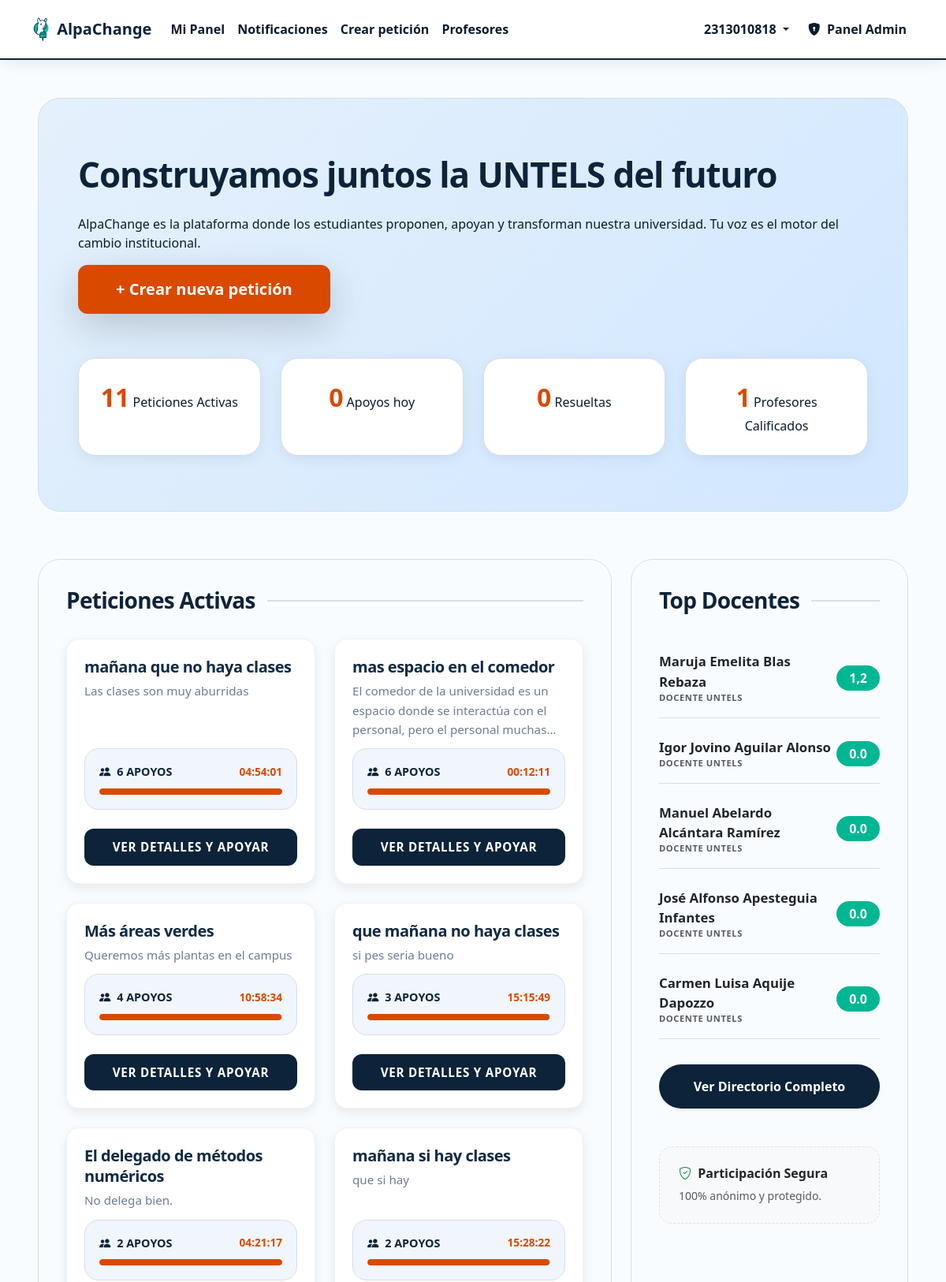
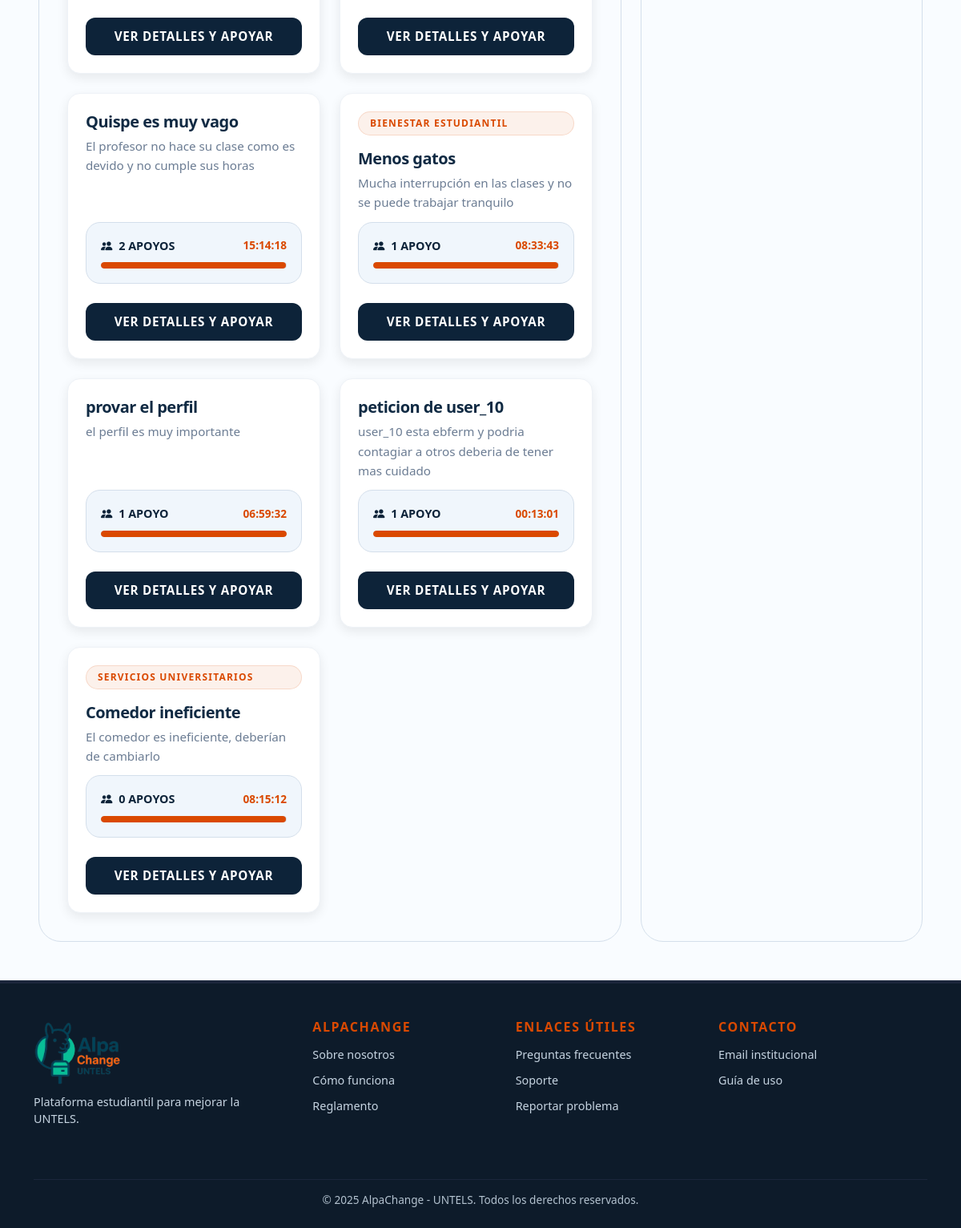
/petitions/ (signed in), run on the app's committed database (2 pictures, top to bottom).
### apps/accounts/models.py (models this page shows, shortened)
class UserProfile(models.Model):
    user = models.OneToOneField(User, on_delete=models.CASCADE)
    student_code = models.CharField(
        max_length=12,
        unique=True,
        null=True,
        blank=True,
        validators=[
            RegexValidator(
                regex=r'^\d{10}$',
                message='El código de estudiante debe tener exactamente 10 dígitos numéricos.',
                code='invalid_student_code'
            )
        ]
    )  # ej. 2313010818
    is_verified = models.BooleanField(default=False)
    show_real_name = models.BooleanField(default=False) # si quiere mostrar su nombre real
    comment_alias = models.CharField(max_length=50, blank=True, null=True)
    show_petitions = models.BooleanField(default=True)  # ¿mostrar peticiones en perfil?

### apps/petitions/models.py (models this page shows, shortened)
class Petition(models.Model):
    title = models.CharField(max_length=200)
    description = models.TextField()
    author = models.ForeignKey(User, on_delete=models.CASCADE)
    created_at = models.DateTimeField(default=timezone.now)
    votes = models.ManyToManyField(User, through='Vote', related_name='voted_petitions')
    is_active = models.BooleanField(default=True)
    archived_at = models.DateTimeField(null=True, blank=True)
    category = models.ForeignKey(
        Category,
        on_delete=models.SET_NULL,
        null=True,
        blank=True,
        related_name="petitions"
)
    followup_pdf = models.FileField(upload_to='followups/', null=True, blank=True)
    followup_notes = models.TextField(blank=True)

class Category(models.Model):
    name = models.CharField(max_length=50, unique=True)
    class Meta:
        ordering = ["name"]

### evaluations/models.py (models this page shows, shortened)
class Teacher(models.Model):
    first_name = models.CharField(max_length=100, verbose_name="Nombre")
    last_name = models.CharField(max_length=100, verbose_name="Apellido")
    department = models.CharField(max_length=100, verbose_name="Departamento/Área")
    created_at = models.DateTimeField(auto_now_add=True)
    @property
    def average_rating(self):
        reviews = self.review_set.all()
        if not reviews.exists():
            return 0
        avgs = reviews.aggregate(
            avg_teaching=Avg('score_teaching'),
            avg_punctuality=Avg('score_punctuality'),
            avg_respect=Avg('score_respect'),
            avg_knowledge=Avg('score_knowledge')
        )
        total_avg = (avgs['avg_teaching'] + avgs['avg_punctuality'] +
                     avgs['avg_respect'] + avgs['avg_knowledge']) / 4
        return round(total_avg, 1)
    class Meta:
        verbose_name = "Profesor"
        verbose_name_plural = "Profesores"

### apps/petitions/views.py (the view)
# urls.py: path('', views.petition_list, name='petition_list'),
def petition_list(request):
    petitions = Petition.objects.filter(is_active=True) \
        .annotate(vote_count_val=Count('votes')) \
        .order_by('-vote_count_val', '-created_at')
    petition_data = []
    for p in petitions:
        expires_at, _, remaining = get_expiration_info(p)
        petition_data.append({
            'petition': p,
            'vote_count': p.vote_count_val,
            'time_left': timedelta(seconds=remaining),
            'end_timestamp': int(expires_at.timestamp()) * 1000 if expires_at else 0
        })
    last_24h = timezone.now() - timedelta(days=1)
    total_votes_today = Vote.objects.filter(voted_at__gte=last_24h).count()
    approved_petitions = Petition.objects.filter(is_active=False).count()
    rated_teachers_count = Teacher.objects.filter(review__isnull=False).distinct().count()
    return render(request, 'petitions/list.html', {
        'petition_data': petition_data,
        'total_votes_today': total_votes_today,
        'approved_petitions': approved_petitions,
        'rated_teachers_count': rated_teachers_count,
    })

### templates/petitions/list.html (shortened to what this page needs)
{% extends 'base.html' %}
{% block hero %}
<div class="hero-section">
    <h1 class="hero-title">Construyamos juntos la UNTELS del futuro</h1>
    <p class="hero-text">
        AlpaChange es la plataforma donde los estudiantes proponen, apoyan y transforman
        nuestra universidad. Tu voz es el motor del cambio institucional.
    </p>
    <a href="{% url 'create_petition' %}" class="btn btn-primary btn-lg px-5 py-3 shadow-lg">
        + Crear nueva petición
    </a>
    <div class="hero-stats">
        <div class="hero-stat-box">
            <b>{{ petition_data|length }}</b>
            <span>Peticiones Activas</span>
        </div>
        <div class="hero-stat-box">
            <b>{{ total_votes_today }}</b>
            <span>Apoyos hoy</span>
        </div>
        <div class="hero-stat-box">
            <b>{{ approved_petitions }}</b>
            <span>Resueltas</span>
        </div>
        <div class="hero-stat-box">
            <b>{{ rated_teachers_count }}</b>
            <span>Profesores Calificados</span>
        </div>
    </div>
</div>
{% endblock %}
{% block content %}
<div class="content-capsule">
    <h2 class="section-header">Peticiones Activas</h2>
    <div class="row g-4">
        {% for item in petition_data %}
        <div class="col-md-12 col-xl-6">
            <div class="petition-card">
                {% if item.petition.category %}
                    <div class="petition-category">{{ item.petition.category.name }}</div>
                {% endif %}
                <h3 class="petition-title">{{ item.petition.title }}</h3>
                <p class="petition-desc">
                    {{ item.petition.description|truncatechars:140 }}
                </p>
                <div class="petition-meta-container">
                    <div class="meta-row">
                        <span class="apoyos-count">
                            <i class="bi bi-people-fill me-1"></i>
                            {{ item.vote_count }} APOYO{{ item.vote_count|pluralize|upper }}
                        </span>
                        <span class="timer-text" id="timer-{{ item.petition.id }}"
                              data-start="{{ item.petition.created_at|date:'c' }}"
                              data-end="{{ item.end_timestamp }}">
                        </span>
                    </div>
                    <div class="progress">
                        <div id="progress-{{ item.petition.id }}"
                             class="progress-bar"
                             role="progressbar"
                             style="width: 0%;">
                        </div>
                    </div>
                </div>
                <a href="{% url 'petition_detail' item.petition.id %}" class="petition-btn">
                    Ver detalles y apoyar
                </a>
            </div>
        </div>
        {% empty %}
        <div class="col-12 text-center py-5">
            <p class="text-muted">No hay peticiones activas.</p>
        </div>
        {% endfor %}
    </div>
</div>
{% endblock %}
{% block sidebar %}
<div class="content-capsule">
    <h2 class="section-header">Top Docentes</h2>
    <div class="list-group list-group-flush bg-transparent">
        {% for teacher in top_teachers %}
            <a href="{% url 'teacher_detail' teacher.id %}" class="list-group-item list-group-item-action bg-transparent border-0 px-0 py-3 mb-2" style="border-bottom: 1px solid var(--border-subtle) !important;">
                <div class="d-flex justify-content-between align-items-center">
                    <div>
                        <div class="fw-bold text-dark" style="font-size: 1.05rem;">{{ teacher.first_name }} {{ teacher.last_name }}</div>
                        <small class="text-muted d-block fw-bold text-uppercase" style="font-size: 0.7rem; letter-spacing: 0.05em;">{{ teacher.department }}</small>
                    </div>
                    <div class="text-end">
                        <span class="badge rounded-pill px-3 py-2" style="background-color: var(--brand-success); font-size: 1rem; font-weight: 800;">
                            {{ teacher.average_rating|default:"0.0" }}
                        </span>
                    </div>
                </div>
            </a>
        {% endfor %}
    </div>
    <div class="mt-4">
        <a href="{% url 'teacher_list' %}" class="btn btn-primary w-100 rounded-pill fw-bold py-3 shadow-sm" style="background-color: var(--brand-primary); border: none;">
            Ver Directorio Completo
        </a>
    </div>
    <div class="mt-5 p-4 bg-light rounded-4 small text-muted border" style="border-style: dashed !important;">
        <h6 class="fw-bold text-dark mb-2"><i class="bi bi-shield-check text-success me-1"></i> Participación Segura</h6>
        100% anónimo y protegido.
    </div>
</div>
{% endblock %}

### templates/base.html (shortened to what this page needs)
<!DOCTYPE html>
<html lang="es">
{% load static %}
<head >
    <link href="https://cdn.jsdelivr.net/npm/bootstrap@5.3.2/dist/css/bootstrap.min.css" rel="stylesheet">
    <link rel="stylesheet" href="https://cdn.jsdelivr.net/npm/bootstrap-icons@1.10.5/font/bootstrap-icons.css">
</head>
<body>
{% load static %}
{% load media_filters %}
<nav class="navbar navbar-expand-lg">
    <div class="container">
        <a class="navbar-brand d-flex align-items-center" href="{% url 'petition_list' %}">
            <img src="{% static 'favicon_v2.png' %}" alt="Logo" class="navbar-logo">
            <span>AlpaChange</span>
        </a>
        <div class="collapse navbar-collapse" id="navbarNav">
            <ul class="navbar-nav me-auto">
                {% if user.is_authenticated %}
                    <li class="nav-item"><a class="nav-link" href="{% url 'dashboard' %}">Mi Panel</a></li>
                    <li class="nav-item">
                        <a class="nav-link" href="{% url 'notifications' %}">
                            Notificaciones
                        </a>
                    </li>
                    <li class="nav-item">
                        <a class="nav-link" href="{% url 'create_petition' %}">Crear petición</a>
                    </li>
                    <li class="nav-item">
                        <a class="nav-link" href="{% url 'teacher_list' %}">Profesores</a>
                    </li>
                {% endif %}
            </ul>
            <ul class="navbar-nav">
                {% if user.is_authenticated %}
                    <li class="nav-item dropdown">
                        <a class="nav-link dropdown-toggle fw-semibold" href="#" data-bs-toggle="dropdown">
                            {{ user.userprofile.comment_alias|default:user.userprofile.student_code }}
                        </a>
                    </li>
                {% else %}
                    <li class="nav-item"><a class="nav-link" href="{% url 'login' %}">Iniciar sesión</a></li>
                    <li class="nav-item"><a class="nav-link btn btn-primary text-white ms-lg-3 px-4" href="{% url 'register' %}">Registrarse</a></li>
                {% endif %}
                {% if user.is_staff %}
                    <li class="nav-item">
                        <a class="nav-link ms-lg-2 text-primary fw-bold" href="/admin/">
                            <i class="bi bi-shield-lock-fill me-1"></i> Panel Admin
                        </a>
                    </li>
                {% endif %}
            </ul>
        </div>
    </div>
</nav>
<div class="container-fluid px-lg-5">
    <div class="pt-4 pt-lg-5">
        {% block hero %}{% endblock %}
    </div>
    <div class="row">
        <div class="col-lg-8" style="padding-top: 20px;">
            {% block content %}{% endblock %}
        </div>
        <div class="col-lg-4 ranking-sidebar" style="padding-top: 20px;">
            {% block sidebar %}{% endblock %}
        </div>
    </div>
</div>
<footer class="footer-section mt-5">
    <div class="container">
        <div class="row justify-content-between">
            <div class="col-md-3 mb-4">
                <img src="{% static 'logo.png' %}" alt="AlpaChange" class="footer-logo">
                <p class="footer-desc mt-2">Plataforma estudiantil para mejorar la UNTELS.</p>
            </div>
            <div class="col-md-2 mb-4">
                <h6 class="footer-title">AlpaChange</h6>
                <ul class="footer-list">
                    <li><a href="#">Sobre nosotros</a></li>
                    <li><a href="#">Cómo funciona</a></li>
                    <li><a href="#">Reglamento</a></li>
                </ul>
            </div>
            <div class="col-md-2 mb-4">
                <h6 class="footer-title">Enlaces útiles</h6>
                <ul class="footer-list">
                    <li><a href="#">Preguntas frecuentes</a></li>
                    <li><a href="#">Soporte</a></li>
                    <li><a href="#">Reportar problema</a></li>
                </ul>
            </div>
            <div class="col-md-3 mb-4">
                <h6 class="footer-title">Contacto</h6>
                <ul class="footer-list">
                    <li><a href="#">Email institucional</a></li>
                    <li><a href="#">Guía de uso</a></li>
                </ul>
            </div>
        </div>
        <div class="footer-bottom text-center mt-4">
            © 2025 AlpaChange - UNTELS. Todos los derechos reservados.
        </div>
    </div>
</footer>
</body>
</html>

### data on the page
Petition: petition "mañana que no haya clases", petition.description "Las clases son muy aburridas", vote_count "6"
Petition: petition "mas espacio en el comedor", petition.description "El comedor de la universidad es un espacio donde se interactúa con el personal, pero el personal…", vote_count "6"
Petition: petition "Más áreas verdes", petition.description "Queremos más plantas en el campus", vote_count "4"
Petition: petition "que mañana no haya clases", petition.description "si pes seria bueno", vote_count "3"
Petition: petition "El delegado de métodos numéricos", petition.description "No delega bien.", vote_count "2"
Petition: petition "mañana si hay clases", petition.description "que si hay", vote_count "2"
Petition: petition "Quispe es muy vago", petition.description "El profesor no hace su clase como es devido y no cumple sus horas", vote_count "2"
Petition: petition.category.name "BIENESTAR ESTUDIANTIL", petition "Menos gatos", petition.description "Mucha interrupción en las clases y no se puede trabajar tranquilo", vote_count "1"
Petition: petition "provar el perfil", petition.description "el perfil es muy importante", vote_count "1"
Petition: petition "peticion de user_10", petition.description "user_10 esta ebferm y podria contagiar a otros deberia de tener mas cuidado", vote_count "1"
Petition: petition.category.name "SERVICIOS UNIVERSITARIOS", petition "Comedor ineficiente", petition.description "El comedor es ineficiente, deberían de cambiarlo", vote_count "0"
Teacher: first_name "Maruja Emelita", last_name "Blas Rebaza", department "DOCENTE UNTELS", average_rating "1,2"
Teacher: first_name "Igor Jovino", last_name "Aguilar Alonso", department "DOCENTE UNTELS", average_rating "0.0"
Teacher: first_name "Manuel Abelardo", last_name "Alcántara Ramírez", department "DOCENTE UNTELS", average_rating "0.0"
Teacher: first_name "José Alfonso", last_name "Apesteguia Infantes", department "DOCENTE UNTELS", average_rating "0.0"
Teacher: first_name "Carmen Luisa", last_name "Aquije Dapozzo", department "DOCENTE UNTELS", average_rating "0.0"

### other printed values
{{ user.userprofile.comment_alias|default:user.userprofile.student_code }} "2313010818"
{{ petition_data|length }} "11"
{{ total_votes_today }} "0"
{{ approved_petitions }} "0"
{{ rated_teachers_count }} "1"
